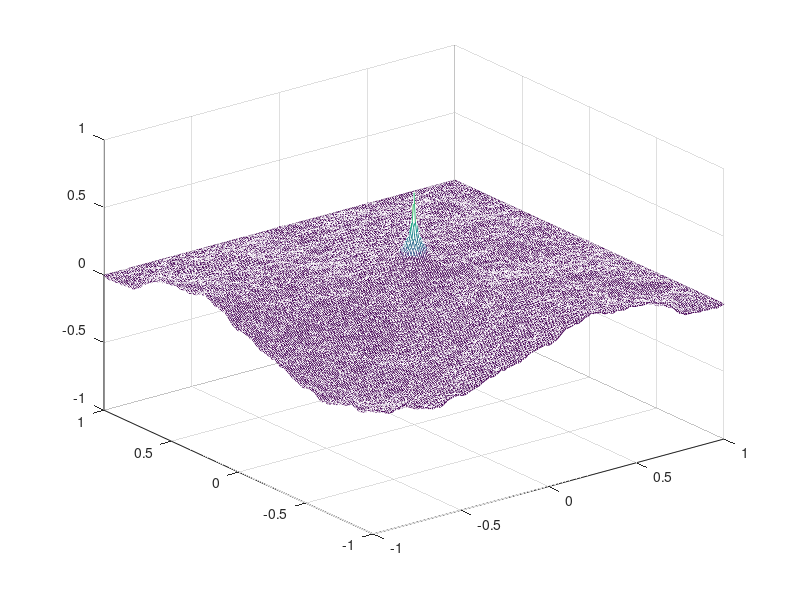

This figure's MATLAB source:
#3.7
# eq 3.41 a,b,c 


e0 = 8.8541878128e-12;   #permissividade eletrica do vacuo
u0 = 1.25663706212e-6;   #permeabilidade magnetica do vacuo
c = 1/sqrt(e0*u0); #velocidade da luz


cel = 0; #celdutividade eletrica
pmg = 0; #perda magnetica

L = 1; #tamanho mesh;  lim Ez = 0
T = 100; #tempo limite

dx = 1e-2; #dx = dy
x = -L:dx:L;
dt = dx/(sqrt(2)*c);

Lx = length(x); #numero de divisoes espaciais em cada coordenada(x,y)
length(0:dt:L) #numero de passos temporais
Lt = 5000;
#constantes da equacoa de update
Ca = (1 - cel*dt/(2*e0))/(1 + cel*dt/(2*e0)); #3.31a
Cb = (dt/(e0*dx))/(1 + cel*dt/(2*e0)); #3.31b
Da = (1 - pmg*dt/(2*u0))/(1 + pmg*dt/(2*u0));#3.32a
Db = (dt/(u0*dx))/(1 + pmg*dt/(2*u0)); #3.32b

#matrizes para calculos, armazenam apenas os estados atual e anterior
Ez = Hx = Hy = zeros(Lx,Lx,2);

N = 10; #Salva apenas 1 em cada N estados de cada campo para plot, economiza memoria  
PltEz = PltHx = PltHy = zeros(Lx,Lx,int32(Lt/N));

#M
#J
z = find(x == 0); #centro da mesh

function y = inicond(t)
  y = cos(1e8*t);
endfunction
tic
for n = 2:Lt
  Ez(z,z,1) = inicond(n*dt);
  #equacoes de update
  
  Ez(1:Lx-1,1:Lx-1,2) = Ca*Ez(1:Lx-1,1:Lx-1,1) + Cb*(Hy(2:Lx,1:Lx-1,1) - Hy( 1:Lx-1,1:Lx-1,1) + Hx(1:Lx-1,1:Lx-1,1) - Hx(1:Lx-1,2:Lx,1)); # eq 3.41a
  Ez(z,z,2) = inicond(n*dt);#conserta Ez(0,0)
  
  Hx(1:Lx,2:Lx,2) = Da*Hx(1:Lx,2:Lx,1) + Db*( Ez(1:Lx,1:Lx-1,2) - Ez(1:Lx,2:Lx,2) );# eq 3.41b
  Hy(2:Lx,1:Lx,2) = Da*Hy(2:Lx,1:Lx,1) + Db*( Ez(2:Lx,1:Lx,2) - Ez(1:Lx-1,1:Lx,2) );# eq 3.41c
  
  Ez(1:Lx,1:Lx,1) =  Ez(1:Lx,1:Lx,2);
  Hx(1:Lx,1:Lx,1) =  Hx(1:Lx,1:Lx,2);
  Hy(1:Lx,1:Lx,1) =  Hy(1:Lx,1:Lx,2);
  
  if( mod(n,N) == 0 )
    PltEz(1:Lx,1:Lx,n/N) =  Ez(1:Lx,1:Lx,2);
    PltHx(1:Lx,1:Lx,n/N) =  Hx(1:Lx,1:Lx,2);
    PltHy(1:Lx,1:Lx,n/N) =  Hy(1:Lx,1:Lx,2);
  endif

endfor
toc
#plot

X = meshgrid(x,x);
Z = PltEz(1:Lx,1:Lx,1);
mesh(X, X', Z ,'zdatasource','Z');
axis([-1 1 -1 1 -1 1]);
for n = 1:int32(Lt/N)
  Z = PltEz(1:Lx,1:Lx,n);
  refreshdata
  drawnow
endfor
